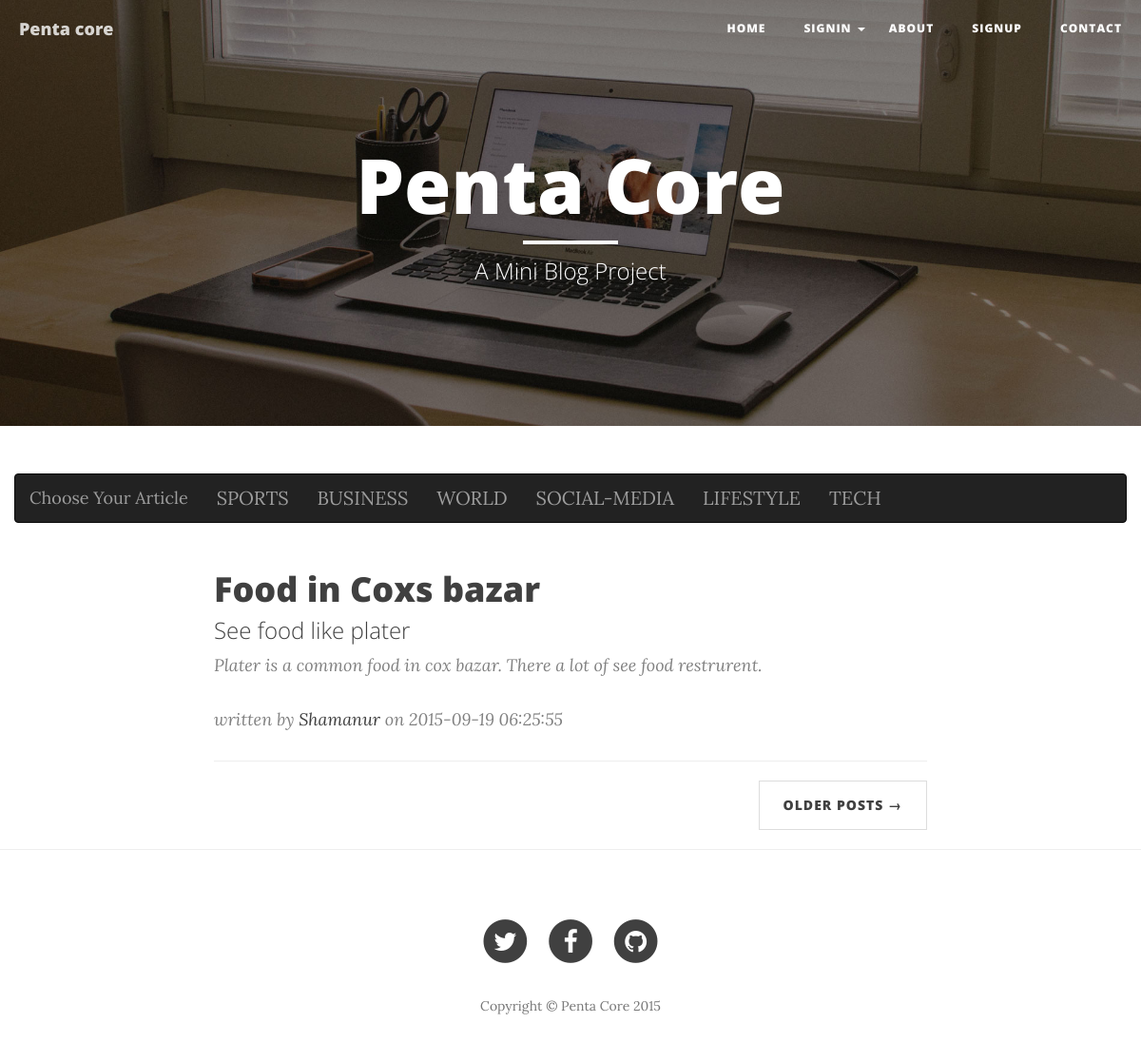
/index.php?cat=2, run on the app's committed database.
### tables this page shows
CREATE TABLE `category` (
  `category_id` int(10) unsigned NOT NULL AUTO_INCREMENT,
  `category_name` varchar(255) NOT NULL,
  `created_at` timestamp NOT NULL DEFAULT '0000-00-00 00:00:00' ON UPDATE CURRENT_TIMESTAMP,
  `category_deleted` tinyint(4) NOT NULL DEFAULT '1',
  PRIMARY KEY (`category_id`)
);

CREATE TABLE `article` (
  `article_id` int(11) unsigned NOT NULL AUTO_INCREMENT,
  `article_title` varchar(255) DEFAULT NULL,
  `article_subtitle` varchar(255) DEFAULT NULL,
  `category_id` int(11) NOT NULL,
  `article_sequence` int(11) NOT NULL,
  `article_brief` longtext,
  `article_details` longtext,
  `user_id` int(11) NOT NULL,
  `article_deleted` tinyint(4) NOT NULL DEFAULT '1',
  `article_deleted_at` timestamp NOT NULL DEFAULT '0000-00-00 00:00:00' ON UPDATE CURRENT_TIMESTAMP,
  `article_created_at` timestamp NOT NULL DEFAULT '0000-00-00 00:00:00' ON UPDATE CURRENT_TIMESTAMP,
  `article_total_hits` int(11) NOT NULL,
  `article_img` varchar(255) NOT NULL,
  PRIMARY KEY (`article_id`)
);

### admin/dbClass.php (called while the page is built, shortened)
<?php
class blogClass{
    public $conn;
    public function __construct(){
        $serverName = "localhost";
        $userName 	= "root";
        $password 	= "";
        $db 		= "blog";
        $this->conn 		= new mysqli($serverName,$userName,$password,$db);
    }
    public function selectCategory(){
        $sql="SELECT category_id, category_name, created_at FROM category WHERE category_deleted=1 ORDER BY category_id DESC";
        $resCategoryAll=$this->conn->query($sql);
        return $resCategoryAll;
    }public function selectOneCategory($category_id){
        $sql="SELECT category_id, category_name, created_at FROM category WHERE category_deleted=1 AND category_id='$category_id'";
        $resCategory=$this->conn->query($sql);
        return $resCategory;
    }
}

### frontend.php (called while the page is built, shortened)
<?php
class FrontendClass{
    public $conn;
    public function __construct(){
        $serverName = "localhost";
        $userName 	= "root";
        $password 	= "";
        $db 		= "blog";
        $this->conn 		= new mysqli($serverName,$userName,$password,$db);
    }
    public function articleDataByCatagory($category_id){
        $sql="SELECT article_id, article_title, article_subtitle, article_brief, user_id, article_created_at FROM article WHERE article_deleted = 1 AND category_id = $category_id ORDER BY article_id DESC";
        $resArticleAll=$this->conn->query($sql);
        return $resArticleAll;
    }
}

### index.php (the view, shortened to what this page needs)
<?php
    include_once'admin/dbClass.php';
    include_once'frontend.php';
?>
<!DOCTYPE html>
<html lang="en">
<head>
    <link href="css/bootstrap.min.css" rel="stylesheet">
    <link href="css/clean-blog.min.css" rel="stylesheet">
    <link href="http://maxcdn.bootstrapcdn.com/font-awesome/4.1.0/css/font-awesome.min.css" rel="stylesheet" type="text/css">
</head>
<body>
    <nav class="navbar navbar-default navbar-custom navbar-fixed-top">
        <div class="container-fluid">
            <?php include_once'common/headerMenu.php';?>
        </div>
    </nav>
    <header class="intro-header" style="background-image: url('img/home-bg.jpg')">
        <div class="container">
            <div class="row">
                <div class="col-lg-8 col-lg-offset-2 col-md-10 col-md-offset-1">
                    <div class="site-heading">
                        <h1>Penta Core</h1>
                        <hr class="small">
                        <span class="subheading">A Mini Blog Project</span>
                    </div>
                </div>
            </div>
        </div>
    </header>
    <div class="container">
        <div class="row">
            <nav class="navbar navbar-inverse">
                <div class="container-fluid">
                    <?php
                    $blog=new blogClass;
                    $allCategory=$blog->selectCategory();
                    ?>
                    <div class="navbar-header">
                        <a class="navbar-brand" href="#">Choose Your Article </a>
                    </div>
                    <div>
                        <ul class="nav navbar-nav">
                            <?php
                            while($category=$allCategory->fetch_assoc()){?>
                            <li><a href="index.php?cat=<?php echo $category["category_id"]?>"><?php echo            $category["category_name"]?></a></li>
                                <?php
                            }
                            ?>
                        </ul>
                    </div>
                </div>
            </nav>
        </div>
    </div>
    <div class="container">
        <div class="row">
            <div class="col-lg-8 col-lg-offset-2 col-md-10 col-md-offset-1">
                <div class="post-preview">
                    <?php
                    if(isset($_GET['cat'])){
                        $frontend= new FrontendClass;
                        $data=$frontend->articleDataByCatagory($_GET['cat']);
                        while($art=$data->fetch_assoc()) {
                            ?>
                            <a href="details.php?id=<?php echo $art['article_id'];?>">
                                <h2 class="post-title">
                                    <?php echo $art['article_title'];?>
                                </h2>
                                <h3 class="post-subtitle">
                                    <?php echo $art['article_subtitle'];?>
                                </h3>
                            </a>
                            <p class="post-meta"> <?php echo $art['article_brief'];?></p>
                            <p class="post-meta">written by <a href="#">Shamanur</a> on <?php echo $art['article_created_at'];?></p>
                            <hr>
                            <?php
                        }
                    }
                    ?>
                </div>
                <ul class="pager">
                    <li class="next">
                        <a href="#">Older Posts &rarr;</a>
                    </li>
                </ul>
            </div>
        </div>
    </div>
    <hr>
    <footer>
        <?php include_once'common/footerMenu.php'?>
    </footer>
</body>
</html>

### data on the page
category: category_name "SPORTS"
category: category_name "BUSINESS"
category: category_name "WORLD"
category: category_name "SOCIAL-MEDIA"
category: category_name "LIFESTYLE"
category: category_name "TECH"
article: article_title "Food in Coxs bazar", article_subtitle "See food like plater", article_brief "Plater is a common food in cox bazar. There a lot of see food restrurent.", article_created_at "2015-09-19 06:25:55"
